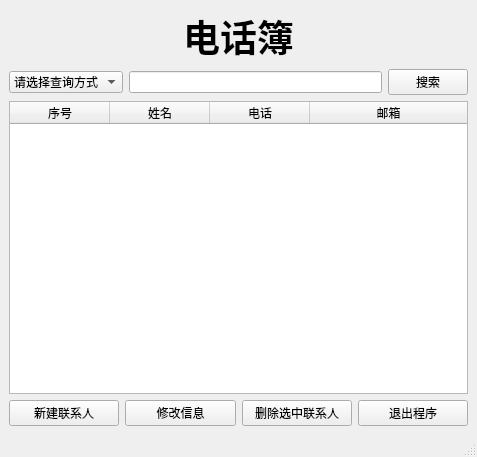
<?xml version="1.0" encoding="UTF-8"?>
<ui version="4.0">
 <class>MainWindow</class>
 <widget class="QMainWindow" name="MainWindow">
  <property name="geometry">
   <rect>
    <x>0</x>
    <y>0</y>
    <width>477</width>
    <height>457</height>
   </rect>
  </property>
  <property name="windowTitle">
   <string>MainWindow</string>
  </property>
  <widget class="QWidget" name="centralwidget">
   <layout class="QVBoxLayout" name="verticalLayout">
    <item>
     <widget class="QLabel" name="label">
      <property name="font">
       <font>
        <family>等线</family>
        <pointsize>28</pointsize>
        <weight>75</weight>
        <bold>true</bold>
       </font>
      </property>
      <property name="text">
       <string>电话簿</string>
      </property>
      <property name="alignment">
       <set>Qt::AlignCenter</set>
      </property>
     </widget>
    </item>
    <item>
     <layout class="QHBoxLayout" name="horizontalLayout" stretch="2,7,1">
      <item>
       <widget class="QComboBox" name="comboBox">
        <item>
         <property name="text">
          <string>请选择查询方式</string>
         </property>
        </item>
        <item>
         <property name="text">
          <string>按姓名</string>
         </property>
        </item>
        <item>
         <property name="text">
          <string>按电话</string>
         </property>
        </item>
        <item>
         <property name="text">
          <string>按邮箱</string>
         </property>
        </item>
       </widget>
      </item>
      <item>
       <widget class="QLineEdit" name="lineEdit"/>
      </item>
      <item>
       <widget class="QPushButton" name="pushButton_search">
        <property name="text">
         <string>搜索</string>
        </property>
       </widget>
      </item>
     </layout>
    </item>
    <item>
     <widget class="QTableWidget" name="tabletable">
      <property name="sortingEnabled">
       <bool>false</bool>
      </property>
      <attribute name="horizontalHeaderStretchLastSection">
       <bool>true</bool>
      </attribute>
      <attribute name="verticalHeaderStretchLastSection">
       <bool>false</bool>
      </attribute>
      <column>
       <property name="text">
        <string>序号</string>
       </property>
      </column>
      <column>
       <property name="text">
        <string>姓名</string>
       </property>
      </column>
      <column>
       <property name="text">
        <string>电话</string>
       </property>
      </column>
      <column>
       <property name="text">
        <string>邮箱</string>
       </property>
      </column>
     </widget>
    </item>
    <item>
     <layout class="QHBoxLayout" name="horizontalLayout_2">
      <item>
       <widget class="QPushButton" name="pushButton_create">
        <property name="text">
         <string>新建联系人</string>
        </property>
       </widget>
      </item>
      <item>
       <widget class="QPushButton" name="pushButton_change">
        <property name="text">
         <string>修改信息</string>
        </property>
       </widget>
      </item>
      <item>
       <widget class="QPushButton" name="pushButton_del">
        <property name="text">
         <string>删除选中联系人</string>
        </property>
       </widget>
      </item>
      <item>
       <widget class="QPushButton" name="pushButton_exit">
        <property name="text">
         <string>退出程序</string>
        </property>
       </widget>
      </item>
     </layout>
    </item>
   </layout>
  </widget>
  <widget class="QStatusBar" name="statusbar"/>
  <action name="actioncreate">
   <property name="text">
    <string>新建联系人</string>
   </property>
  </action>
  <action name="actionexit">
   <property name="text">
    <string>退出</string>
   </property>
  </action>
 </widget>
 <resources/>
 <connections>
  <connection>
   <sender>pushButton_exit</sender>
   <signal>clicked()</signal>
   <receiver>MainWindow</receiver>
   <slot>close()</slot>
   <hints>
    <hint type="sourcelabel">
     <x>573</x>
     <y>629</y>
    </hint>
    <hint type="destinationlabel">
     <x>346</x>
     <y>336</y>
    </hint>
   </hints>
  </connection>
 </connections>
</ui>
